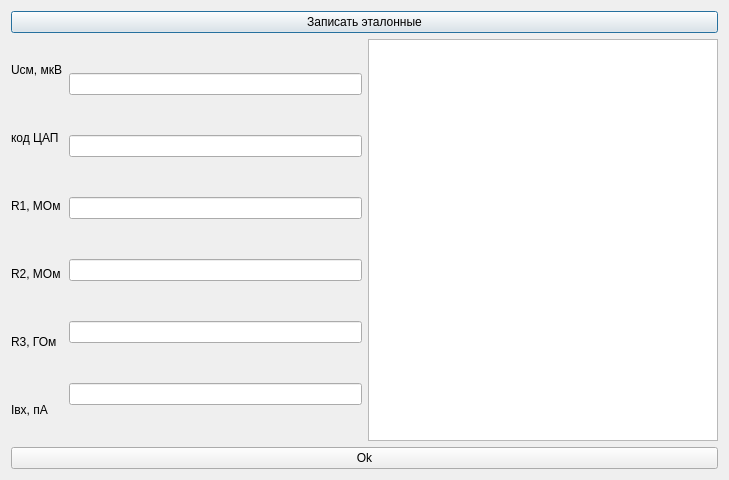
<?xml version="1.0" encoding="UTF-8"?>
<ui version="4.0">
 <class>Electrometer_test_result</class>
 <widget class="QDialog" name="Electrometer_test_result">
  <property name="geometry">
   <rect>
    <x>0</x>
    <y>0</y>
    <width>729</width>
    <height>480</height>
   </rect>
  </property>
  <property name="windowTitle">
   <string>Dialog</string>
  </property>
  <layout class="QVBoxLayout" name="verticalLayout_3">
   <item>
    <widget class="QPushButton" name="pushButton_3">
     <property name="text">
      <string>Записать эталонные</string>
     </property>
    </widget>
   </item>
   <item>
    <layout class="QHBoxLayout" name="horizontalLayout_2">
     <item>
      <layout class="QHBoxLayout" name="horizontalLayout">
       <item>
        <layout class="QVBoxLayout" name="verticalLayout">
         <item>
          <widget class="QLabel" name="label_5">
           <property name="text">
            <string>Uсм, мкВ</string>
           </property>
          </widget>
         </item>
         <item>
          <widget class="QLabel" name="label_6">
           <property name="text">
            <string>код ЦАП</string>
           </property>
          </widget>
         </item>
         <item>
          <widget class="QLabel" name="label">
           <property name="text">
            <string>R1, МОм</string>
           </property>
          </widget>
         </item>
         <item>
          <widget class="QLabel" name="label_2">
           <property name="text">
            <string>R2, МОм</string>
           </property>
          </widget>
         </item>
         <item>
          <widget class="QLabel" name="label_3">
           <property name="text">
            <string>R3, ГОм</string>
           </property>
          </widget>
         </item>
         <item>
          <widget class="QLabel" name="label_4">
           <property name="text">
            <string>Iвх, пА</string>
           </property>
          </widget>
         </item>
        </layout>
       </item>
       <item>
        <layout class="QVBoxLayout" name="verticalLayout_2">
         <item>
          <widget class="QLineEdit" name="lineEdit_5">
           <property name="text">
            <string/>
           </property>
          </widget>
         </item>
         <item>
          <widget class="QLineEdit" name="lineEdit_6"/>
         </item>
         <item>
          <widget class="QLineEdit" name="lineEdit"/>
         </item>
         <item>
          <widget class="QLineEdit" name="lineEdit_2"/>
         </item>
         <item>
          <widget class="QLineEdit" name="lineEdit_3">
           <property name="text">
            <string/>
           </property>
          </widget>
         </item>
         <item>
          <widget class="QLineEdit" name="lineEdit_4">
           <property name="text">
            <string/>
           </property>
          </widget>
         </item>
        </layout>
       </item>
      </layout>
     </item>
     <item>
      <widget class="QListWidget" name="listWidget"/>
     </item>
    </layout>
   </item>
   <item>
    <widget class="QPushButton" name="pushButton_2">
     <property name="text">
      <string>Ok</string>
     </property>
    </widget>
   </item>
  </layout>
 </widget>
 <resources/>
 <connections/>
</ui>
